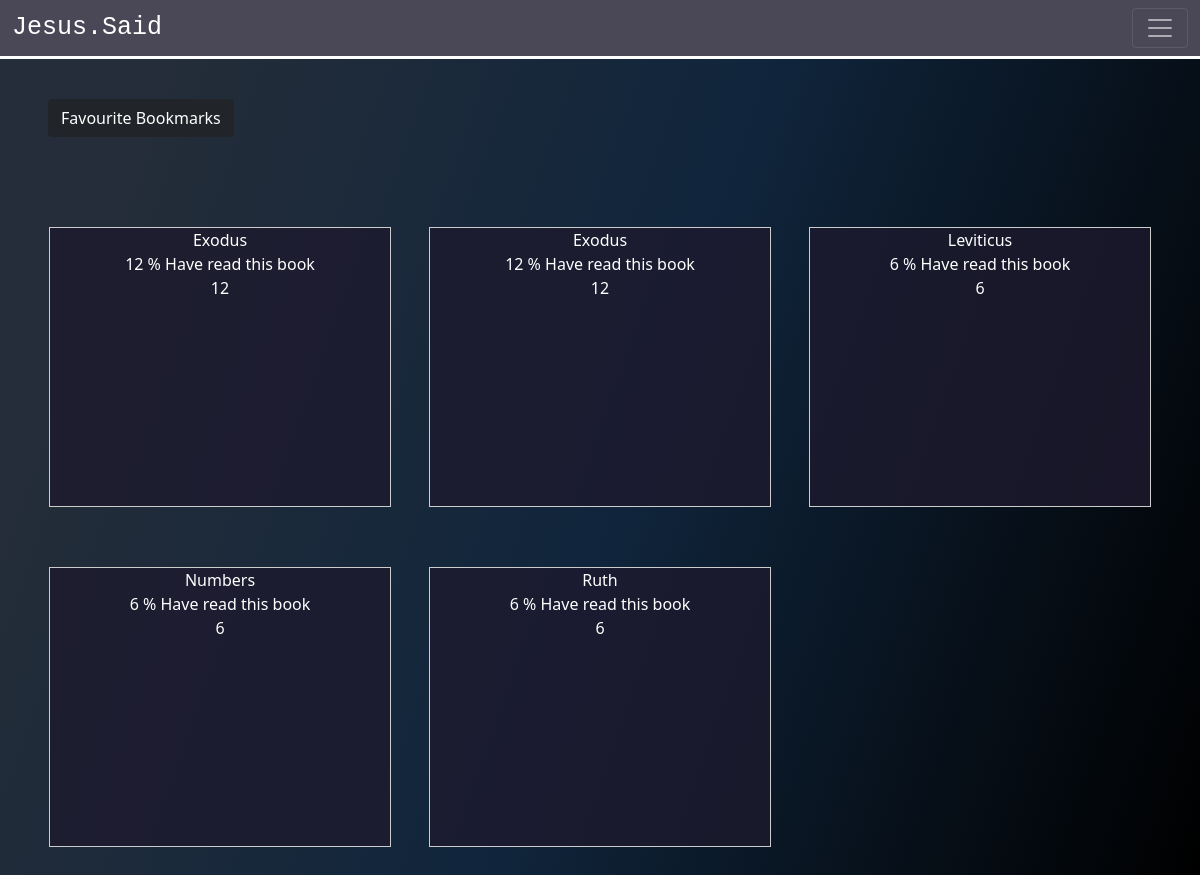
/BibleStudy/Book-Analytics, run on the app's committed database.
### BibleStudy/models.py (models this page shows, shortened)
class Books(models.Model):
    choices = (
        ('NT', 'NT'),
        ('OT', 'OT')
    )
    name = models.CharField(max_length=100, unique=True)
    book_id = models.CharField(max_length=30, unique=True)
    abbreviation = models.CharField(max_length=30, null=True)
    location = models.CharField(max_length=15, choices=choices)
    order = models.PositiveIntegerField(unique=True)
    chapters = models.PositiveIntegerField()

### BibleStudy/views.py (the view)
# urls.py: path('Book-Analytics', BooksAnalytics.as_view(), name='book-analytics' ),
class BooksAnalytics(TemplateView):
    template_name = 'BibleStudy/books_analytics.html'
    def get_context_data(self, **kwargs):
        context = super().get_context_data(**kwargs)
        prog = progress.objects.all()
        by_book = prog.values('book__name', 'book__book_id').order_by('book_id', 'book')
        context['books'] = by_book
        return context

### Users/templatetags/custom_filters.py (called while the page is built)
@register.filter
def get_read_count(book_id):
    print(book_id)
    prog = progress.objects.filter(book__book_id=book_id)
    total = prog.count()
    users = MyUser.objects.all().count()
    read_count = (total / users) * 100
    return round(read_count)

@register.filter
def get_complete_count(book_id):
    print(book_id)
    prog = progress.objects.filter(book__book_id=book_id)
    total = prog.count()
    users = MyUser.objects.all().count()
    read_count = (total / users) * 100
    return round(read_count)

### BibleStudy/templates/BibleStudy/books_analytics.html
{% extends 'Users/base.html' %}
{% load custom_filters %}
{% block content %}
<div class="content-container">
    <div style="margin: 40px 4%;">
        <a class="btn btn-dark" href="{% url 'my-bookmarks' %}">Favourite Bookmarks</a>
    </div>
    <div class="groups-view">
        {% for book in books %}
        <a href="" class="no-style">
            <div class="group-card">
                {{ book.book__name }}
                <div>
                    {{ book.book__book_id|get_read_count }} % Have read this book
                </div>
                <div>
                    {{ book.book__book_id|get_complete_count }}
                </div>
            </div>
        </a>
    {% endfor %}
</div>
{% endblock %}

### Users/static/Users/styles.css (style rules this page uses)
* { padding: 0; margin: 0; font-family: 'Segoe UI', Tahoma, Geneva, Verdana, sans-serif; }
a { text-decoration: none; color: black; }
.no-style { text-decoration:none; color:black; }
.content-container { width: 100%; min-height: 100vh; height: auto; position: absolute; top: 59px; background: linear-gradient(109.6deg, rgb(36, 45, 57) 11.2%, rgb(16, 37, 60) 51.2%, rgb(0, 0, 0) 98.6%); }
.groups-view { display: grid; grid-template-columns: repeat(4,.6fr); margin: 60px auto; width: 95%; text-align: center; }
.group-card { width: 90%; height: 280px; margin: 30px auto; border: 1px solid #ccc; background-color:rgba(29, 25, 46, .8) !important; color: white; }
@media (max-width: 1250px) { .groups-view { grid-template-columns: repeat(3, .6fr); } }

### data on the page
Books: book__name "Exodus", book__book_id|get_read_count "12", book__book_id|get_complete_count "12"
Books: book__name "Leviticus", book__book_id|get_read_count "6", book__book_id|get_complete_count "6"
Books: book__name "Numbers", book__book_id|get_read_count "6", book__book_id|get_complete_count "6"
Books: book__name "Ruth", book__book_id|get_read_count "6", book__book_id|get_complete_count "6"
